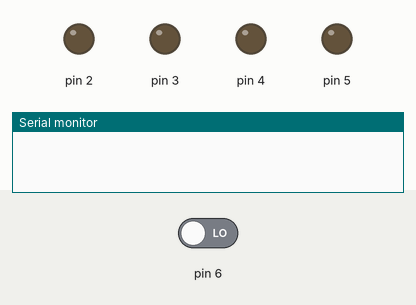
The sketch below on a simulated Arduino Uno, built with avr-gcc and run on an emulated ATmega328P. Parts: output pins drawn as LEDs (lit = HIGH), the last lines printed to the serial monitor. Inputs (shaded band) come from the test bench; at power-on: pin 6 LOW.

Above: at 1.2 s.
1.3 s: pin 6 driven HIGH
At 7.63 s:
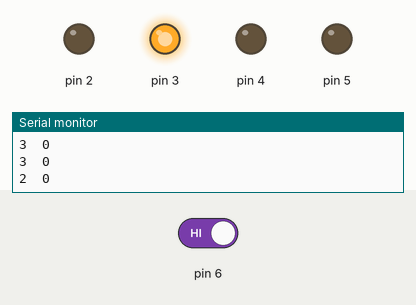
8.8 s: pin 6 driven LOW
At 9.9 s:
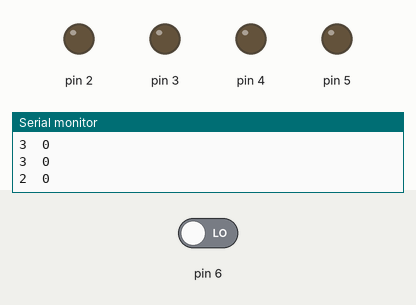
10.3 s: pin 6 driven HIGH
At 11.8 s:
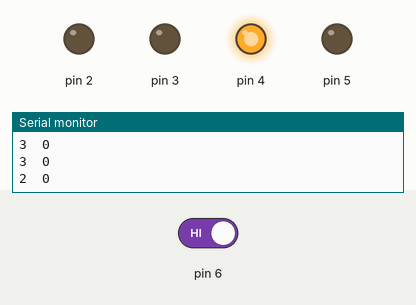
Timing chart, 0 to 38.0 s (numbered marks = the images above; inputs shaded):
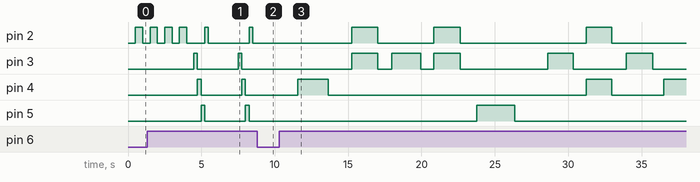

The sketch:

experiment.ino
```cpp
#include "dbs-go-nogo.h"

DbsGoNoGo s;

void setup() {
  Serial.begin(9600);
}

void loop() {
  s.HandleFlow();
}
```

Measured:
- after the input at 1.3 s, pin 3: alternates HIGH for 0.25 s and LOW for 2.8 s, starting after 3.2 s; pin 4: alternates HIGH for 0.25 s and LOW for 2.8 s, starting after 3.4 s; pin 5: alternates HIGH for 0.25 s and LOW for 2.8 s, starting after 3.7 s
- after the input at 8.8 s, pin 4: stays LOW (without the input it goes to HIGH after 0.99 s)
- after the input at 10.3 s, pin 2: goes HIGH 1.8 s, LOW 3.8 s, HIGH 1.8 s, LOW 8.6 s, HIGH 1.7 s, then LOW, starting after 4.9 s; pin 3: LOW → HIGH after 4.9 s, → LOW 1.8 s later, → HIGH 0.96 s later, → LOW 2.0 s later, … (10 changes in this stretch)
